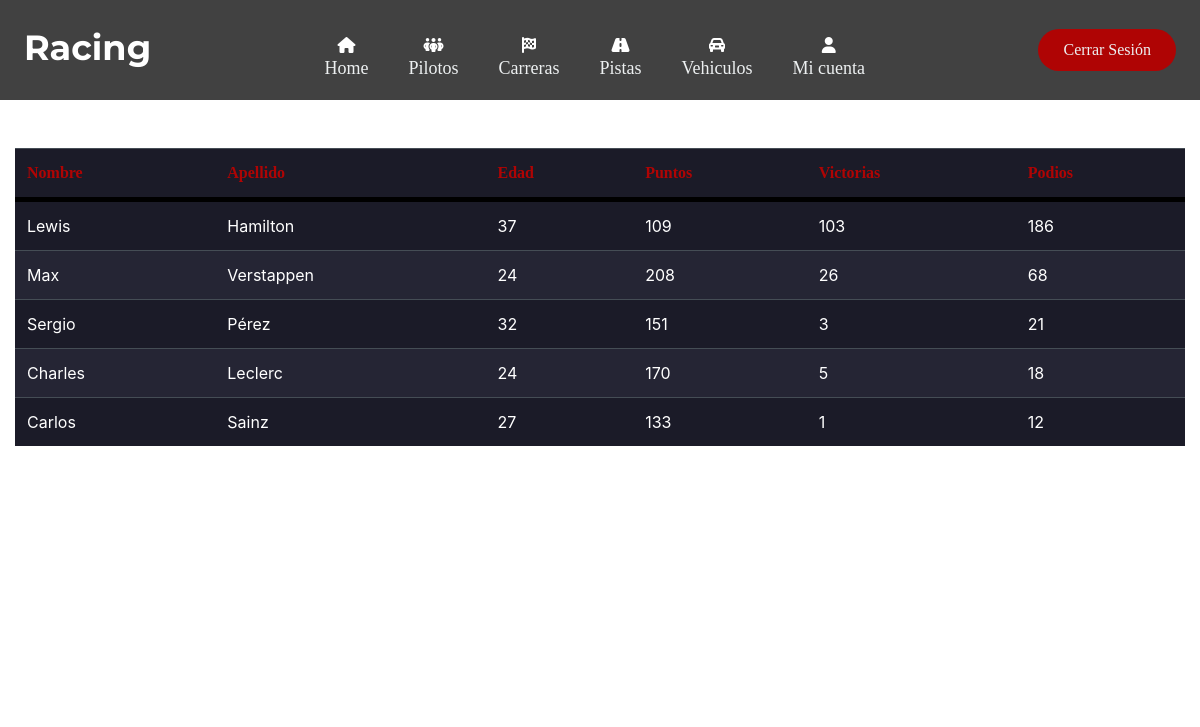
The app's page /Application/view/Pilotos.php, older data.
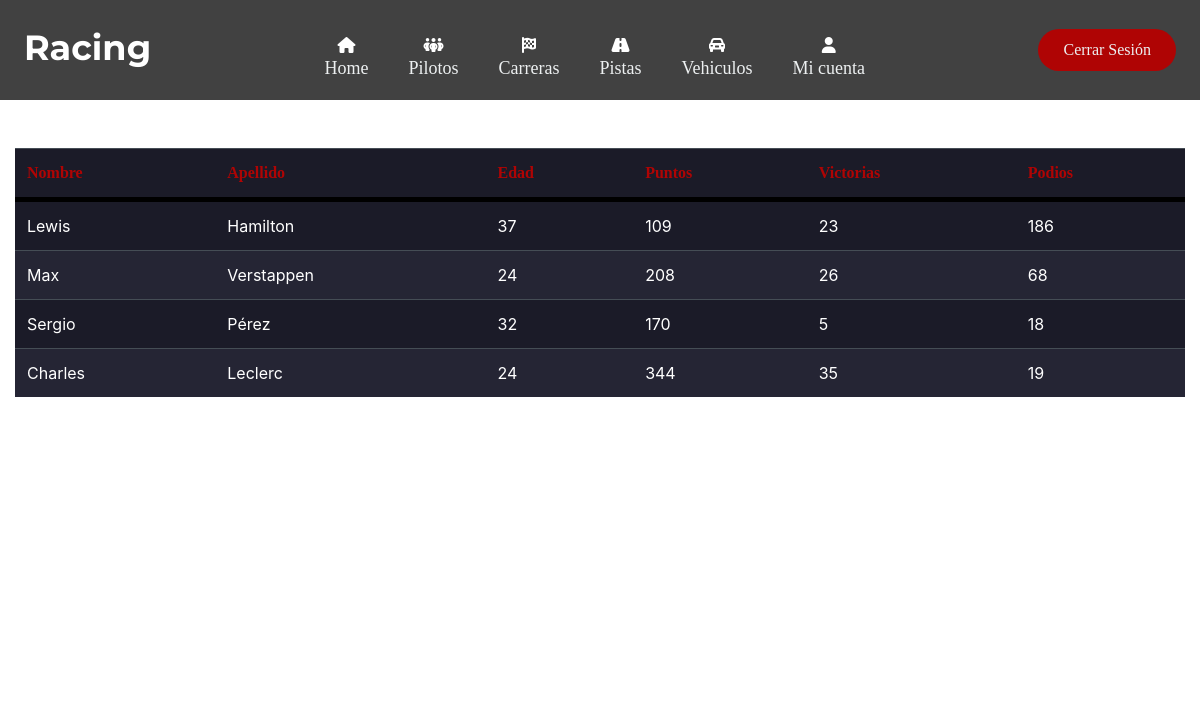
The same page, newer data.
### tables this page shows
create table Piloto(
	pilotoID int auto_increment NOT NULL,
    usuarioID int NOT NULL,  
    puntos int,
    victorias int,
    podios int,
      
    primary key (pilotoID),
    foreign key (usuarioID) references Usuario(usuarioID)
);

create table Usuario (
	usuarioID int auto_increment NOT NULL,
    correo varchar(25) NOT NULL,
    contrasena varchar(25) NOT NULL,
    nombre varchar(25) NOT NULL,
    apellido varchar(25) NOT NULL,
    edad int NOT NULL,
    rolID int NOT NULL,
    
    primary key (usuarioID),
    foreign key (rolID) references Rol(rolID)
);

### Application/Model/UsuariosModel.php (called while the page is built, shortened)
<?php
function ConsultarPilotosModel()
{
    $instancia = AbrirBaseDatos();
    $listaCodigos = $instancia->query("CALL ConsultarPilotos();");
    return $listaCodigos;
}

### Application/Controller/UsuariosController.php (the view, shortened to what this page needs)
<?php
include "../Model/UsuariosModel.php";
    function ConsultarPilotos()
    {
        $listaPilotos = ConsultarPilotosModel();
        while($item = mysqli_fetch_array($listaPilotos))
        {
            echo "<tr>";
            echo "<td>" . $item["nombre"] . "</td>";
            echo "<td>" . $item["apellido"] . "</td>";
            echo "<td>" . $item["edad"] . "</td>";
            echo "<td>" . $item["puntos"] . "</td>";
            echo "<td>" . $item["victorias"] . "</td>";
            echo "<td>" . $item["podios"] . "</td>";
            echo "</tr>";
        }
    }
?>

### Application/view/Pilotos.php (shortened to what this page needs)
<?php include "componentes.php"; ?>
<?php include "../Controller/UsuariosController.php"; ?>
<!DOCTYPE html>
<html lang="en">
<head>
    <link href="../vendor/bootstrap/css/bootstrap.min.css" rel="stylesheet">
    <link href="../css/styles.css" rel="stylesheet">
    <link href="../css/tablas.css" rel="stylesheet">
    <link rel="stylesheet" href="https://use.fontawesome.com/releases/v5.15.4/css/all.css" />
</head>
<body>
    <?php MostrarHeader(); ?>
    <br>
    <br>
    <div id="page-content-wrapper">
        <div class="container-fluid">
            <table id="tUsuarios" class="table table-dark">
                <thead>
                    <tr>
                        <th scope="col">Nombre</th>
                        <th scope="col">Apellido</th>
                        <th scope="col">Edad</th>
                        <th scope="col">Puntos</th>
                        <th scope="col">Victorias</th>
                        <th scope="col">Podios</th>
                    </tr>
                </thead>
                <tbody>
                    <?php ConsultarPilotos(); ?>
                </tbody>
            </table>
        </div>
    </div>
</body>
</html>

### Application/view/componentes.php (shortened to what this page needs)
<?php
function MostrarHeader()
{
    echo '
    <header>
        <a class="logo" href="inicio.php"><label class="logox">Racing</label></a>
        <nav>
            <ul class="nav__links">';
    echo '
                <li class="fa-solid fa-house">
                    <a href="inicio.php">
                        <div class="menu-items">
                            Home
                        </div>
                    </a>
                </li>';
    echo '
                    <li class="fa-solid fa-people-group">
                        <a href="Pilotos.php">
                            <div class="menu-items">
                                Pilotos
                            </div>
                        </a>
                    </li>';
    echo '
                    <li class="fa-solid fa-flag-checkered">
                        <a href="Carreras.php">
                            <div class="menu-items">
                                Carreras
                            </div>
                        </a>
                    </li>';
    echo '
                    <li class="fa-solid fa-road">
                        <a href="Pistas.php">
                            <div class="menu-items">
                                Pistas
                            </div>
                        </a>
                    </li>';
    echo '
                    <li class="fa-solid fa-car-rear">
                        <a href="Vehiculos.php">
                            <div class="menu-items">
                                Vehiculos
                            </div>
                        </a>
                    </li>';
    echo '
                <li class="fa-solid fa-user">
                    <a href="Cuenta.php">
                        <div class="menu-items">
                            Mi cuenta
                        </div>
                    </a>
                </li>';
    echo '  </ul>
        </nav>
        <a class="cta" href="login.php">Cerrar Sesión</a>
        <p class="menu cta">Menu</p>
    </header>';
    echo '
        <div class="overlay">
            <a class="close">&times;</a>
            <div class="overlay__content">
                <a href="inicio.php">Home</a>
                <a href="Usuarios.php">Usuarios</a>
                <a href="Pilotos.php">Pilotos</a>
                <a href="Carreras.php">Carreras</a>
                <a href="Pistas.php">Pistas</a>
                <a href="Vehiculos.php">Vehiculos</a>
                <a href="Cuenta.php">Mi cuenta</a>
            </div>
        </div>
  ';
}

### Application/css/styles.css (style rules this page uses)
* { box-sizing: border-box; margin: 0; padding: 0; }
body { background-image: url(../img/carretera.jpg); background-repeat: no-repeat; background-size: cover; background-attachment: fixed; background-position: center; }
header { display: flex; justify-content: space-between; align-items: center; padding: 30px 2%; background-color: #414141; height: 100px; padding-bottom: 0; }
.logo { color: white; font-size: 35px; line-height: 80px; font-weight: bold; font-family: montserrat !important; }
label.logox { color: white; font-size: 35px; line-height: 80px; font-weight: bold; margin-bottom: 35px; }
.nav__links a, .cta, .overlay__content a { font-family: 'SF display' !important; font-weight: 500; color: #edf0f1; text-decoration: none; }
.nav__links { list-style: none; display: flex; }
.nav__links li { padding: 0px 20px; }
.nav__links li a { transition: color 0.3s ease 0s; }
.cta { padding: 9px 25px; background-color: #AF0404; border: none; border-radius: 50px; cursor: pointer; transition: background-color 0.3s ease 0s; text-decoration: none; margin-bottom: 30px }
.overlay { height: 100%; width: 0; position: fixed; z-index: 1; left: 0; top: 0; background-color: #24252a; overflow-x: hidden; transition: width 0.5s ease 0s; }
.overlay__content { display: flex; height: 100%; flex-direction: column; align-items: center; justify-content: center; }
.overlay a { padding: 15px; font-size: 36px; display: block; transition: color 0.3s ease 0s; }
.menu-items { font-size: large; padding-top: 5px; font-family: 'SF display' !important; text-align:center; align-items: center; justify-content: center; }
.fa-house { color:white; text-align:center; align-items: center; justify-content: center; }
.fa-people-group { color:white; text-align:center; align-items: center; justify-content: center; }
.fa-flag-checkered { color:white; text-align:center; align-items: center; justify-content: center; }
.fa-road { color:white; text-align:center; align-items: center; justify-content: center; }
.fa-car-rear { color:white; text-align:center; align-items: center; justify-content: center; }
.fa-user { color:white; text-align:center; align-items: center; justify-content: center; }

### Application/css/tablas.css (style rules this page uses)
tr:nth-child(even) { background-color:#252534; }
tr:nth-child(odd) { background-color:#1B1B28; }
thead { background-color:#252534; border-bottom: solid 5px black; color: #AF0404; font-family: SF display; }

Row changes from the older to the newer data that the page shows:
removed piloto: usuarioID.nombre "Carlos", usuarioID.apellido "Sainz", usuarioID.edad "27", puntos "133", victorias "1", podios "12"
changed piloto "Lewis": victorias "103" → "23"
changed piloto "Sergio": puntos "151" → "170"; victorias "3" → "5"; podios "21" → "18"
changed piloto "Charles": puntos "170" → "344"; victorias "5" → "35"; podios "18" → "19"
